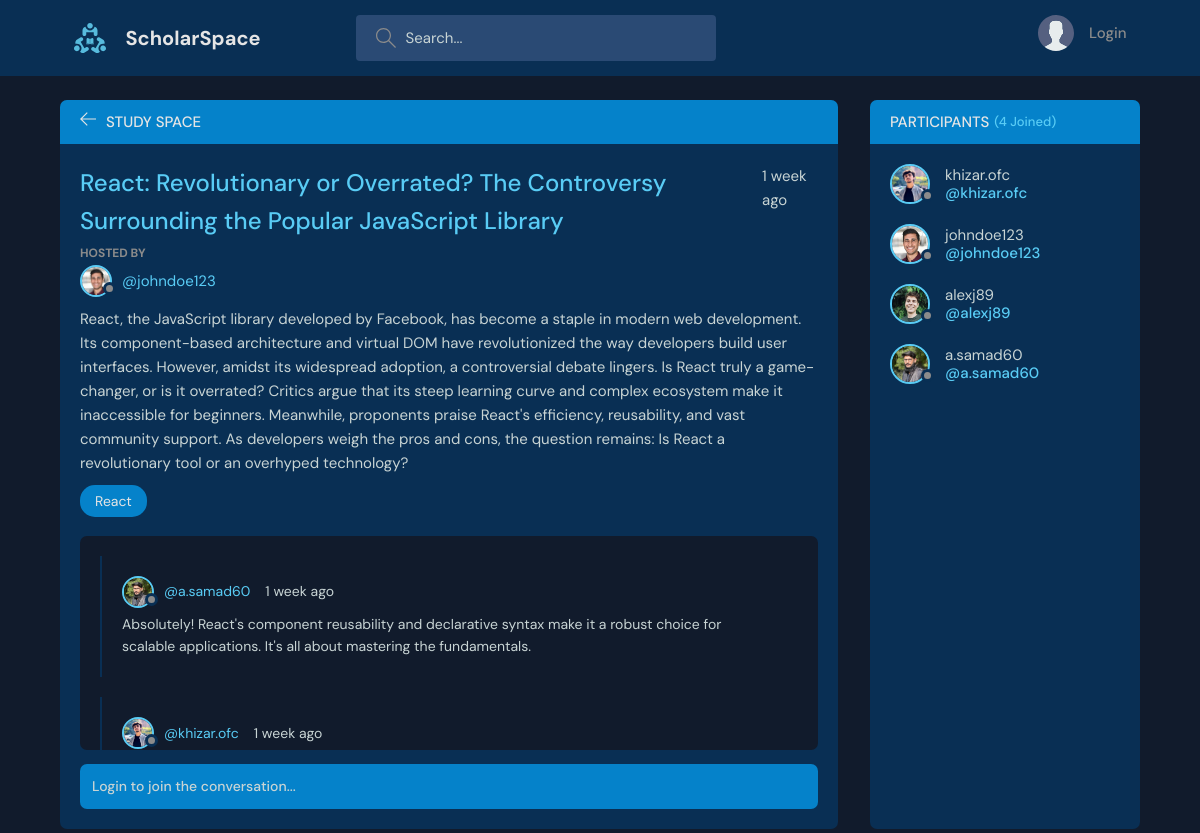
/room/5/, run on the app's committed database.
### base/models.py (models this page shows, shortened)
class Room(models.Model):
    host = models.ForeignKey(User, on_delete=models.SET_NULL, null=True)
    topic = models.ForeignKey(Topic, on_delete=models.SET_NULL, null=True)
    name = models.CharField(max_length=200)
    description = models.TextField(blank=True, null=True)
    participants = models.ManyToManyField(
        User, related_name="participants", blank=True)
    updated = models.DateTimeField(auto_now=True)
    created = models.DateTimeField(auto_now_add=True)
    class Meta:
        ordering = ["-updated", "-created"]

class User(AbstractUser):
    name = models.CharField(max_length=200, null=True)
    email = models.CharField(max_length=200, null=True, unique=True)
    bio = models.TextField(null=True, blank=True)
    avatar = models.ImageField(null=True, default="avatar.svg")
    USERNAME_FIELD = "email"
    REQUIRED_FIELDS = [""]

class Topic(models.Model):
    name = models.CharField(max_length=200)
    def __str__(self):
        return str(self.name)

class Message(models.Model):
    user = models.ForeignKey(User, on_delete=models.CASCADE)
    room = models.ForeignKey(Room, on_delete=models.CASCADE)
    body = models.TextField()
    updated = models.DateTimeField(auto_now=True)
    created = models.DateTimeField(auto_now_add=True)
    class Meta:
        ordering = ["-updated", "-created"]

### base/views.py (the view, shortened to what this page needs)
# urls.py: path('room/<int:pk>/', views.room, name="room"),
def room(request, pk):
    room = Room.objects.get(id=pk)
    room_messages = room.message_set.all().order_by("-created")
    participants = room.participants.all()
    context = {"room": room, "room_messages": room_messages,
               "participants": participants}
    return render(request, "base/room.html", context)

### base/templates/base/room.html (shortened to what this page needs)
{% extends 'main.html' %} {% block content %}
<main class="profile-page layout layout--2">
  <div class="container">
    <div class="room">
      <div class="room__top">
        <div class="room__topLeft">
          <a href="{% url 'home' %}">
            <svg
              version="1.1"
              xmlns="http://www.w3.org/2000/svg"
              width="32"
              height="32"
              viewBox="0 0 32 32"
            >
              <title>arrow-left</title>
              <path
                d="M13.723 2.286l-13.723 13.714 13.719 13.714 1.616-1.611-10.96-10.96h27.625v-2.286h-27.625l10.965-10.965-1.616-1.607z"
              ></path>
            </svg>
          </a>
          <h3>Study Space</h3>
        </div>
      </div>
      <div class="room__box scroll">
        <div class="room__header scroll">
          <div class="room__info">
            <h3>{{ room.name }}</h3>
            <span>{{ room.created|timesince }} ago</span>
          </div>
          <div class="room__hosted">
            <p>Hosted By</p>
            <a
              href="{% url 'user-profile' room.host.id %}"
              class="room__author"
            >
              <div class="avatar avatar--small">
                <img src="{{ room.host.avatar.url }}" />
              </div>
              <span>@{{ room.host.username }}</span>
            </a>
          </div>
          <div class="room__details">{{ room.description }}</div>
          <span class="room__topics">{{ room.topic }}</span>
        </div>
        <div class="room__conversation">
          <div class="threads scroll">
            {% for message in room_messages %}
            <div class="thread">
              <div class="thread__top">
                <div class="thread__author">
                  <a
                    href="{% url 'user-profile' message.user.id %}"
                    class="thread__authorInfo"
                  >
                    <div class="avatar avatar--small">
                      <img
                        src="{{ message.user.avatar.url }}"
                      />
                    </div>
                    <span>@{{ message.user.username }}</span>
                  </a>
                  <span class="thread__date"
                    >{{ message.created|timesince }} ago</span
                  >
                </div>
              </div>
              <div class="thread__details">
                {{ message.body }}
              </div>
            </div>
            {% endfor %}
          </div>
        </div>
      </div>
      <div class="room__message">
        <form action="" method="POST">
          {% if request.user.is_authenticated %}
          <input name="body" placeholder="Write your message here..." />
          {% else %}
          <input name="body" placeholder="Login to join the conversation..." disabled/>
          {% endif %}
        </form>
      </div>
    </div>
    <div class="participants">
      <h3 class="participants__top">
        Participants <span>({{ participants.count }} Joined)</span>
      </h3>
      <div class="participants__list scroll">
        {% for user in participants %}
        <a href="{% url 'user-profile' user.id %}" class="participant">
          <div class="avatar avatar--medium">
            <img src="{{ user.avatar.url }}" />
          </div>
          <p>
            {{ user.username }}
            <span>@{{ user.username }}</span>
          </p>
        </a>
        {% endfor %}
      </div>
    </div>
  </div>
</main>
{% endblock %}

### data on the page
Room: name "React: Revolutionary or Overrated? The Controversy Surrounding the Popular JavaScript Library", created "1 week", host.avatar (picture), host.username "johndoe123", description "React, the JavaScript library developed by Facebook, has become a staple in modern web development. Its component-based architecture and virtual DOM have revolutionized the way developers build user interfaces. However, amidst its widespread adoption, a controversial debate lingers. Is React truly a game-changer, or is it overrated? Critics argue that its steep learning curve and complex ecosystem make it inaccessible for beginners. Meanwhile, proponents praise React's efficiency, reusability, and vast community support. As developers weigh the pros and cons, the question remains: Is React a revolutionary tool or an overhyped technology?", topic "React"
Message: user.avatar (picture), user.username "a.samad60", created "1 week", body "Absolutely! React's component reusability and declarative syntax make it a robust choice for scalable applications. It's all about mastering the fundamentals."
Message: user.avatar (picture), user.username "khizar.ofc", created "1 week"
User: avatar (picture), username "khizar.ofc"
User: avatar (picture), username "johndoe123"
User: avatar (picture), username "alexj89"
User: avatar (picture), username "a.samad60"

### other printed values
{{ participants.count }} "4"
